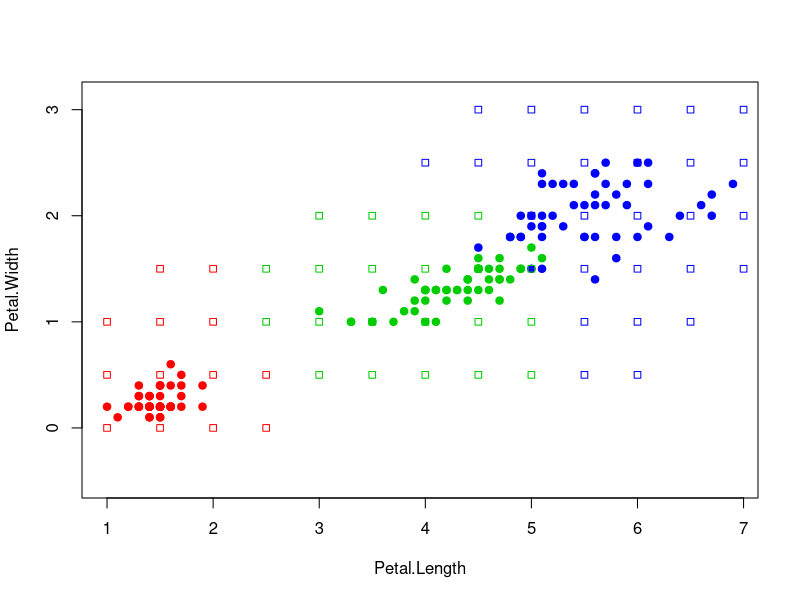

Source code (R):
sortObjectsByDist = function(xl, z){
  
  l = dim(xl)[1];
  n = dim(xl)[2]-1;
  
  distances = matrix(NA, l, 2);
  
  for (i in 1:l){
    distances[i] = sqrt(sum((xl[i, 1:n] - z)^2));
  }
  
  return (distances);
}

core_1 = function(r){
  
  if(r <= 1){
    return((3/4)*(1-r^2))
  }
  else
    return(0)
}

core_2 = function(r){
  
  if(r <= 1){
    return((15/16)*(1-r^2)^2)
  }
  else
    return(0)
}

core_3 = function(r){
  
  if(r <= 1){
    return((1-abs(r)))
  }
  else
    return(0)
}

classif_PW = function(xl, h, orderedXl, core = core_1) {
  l = dim(xl)[1];
  n = dim(xl)[2];
  
  weights = table(xl[1:l, n]);
  weights[1:dim(weights)] = 0;
  
  for (i in 1:l) {
    weights[xl[i, n]] = weights[xl[i, n]] + core(orderedXl[i] / h);
  }
  
  if (max(weights) != 0)
    return (which.max(weights))
  else
    return (0)
}

PW = function(xl, h, z){
  return(classif_PW(xl, h, sortObjectsByDist(xl, z)));
}

xl = iris[,3:5];

colors <- c("1" = "red", "2" = "green3", "3" = "blue")
plot(iris[, 3:4], pch = 21, bg = colors[iris$Species], col = colors[iris$Species], asp = 1)

x = 1;
y = 0;

while(x <= 7){
  while(y <= 3){
    class <- PW(xl, h = 1, c(x,y));
    points(x, y, pch = 22, col = colors[class], asp = 1);
    y = y + 0.5;
  }
  y = 0;
  x = x + 0.5;
}
